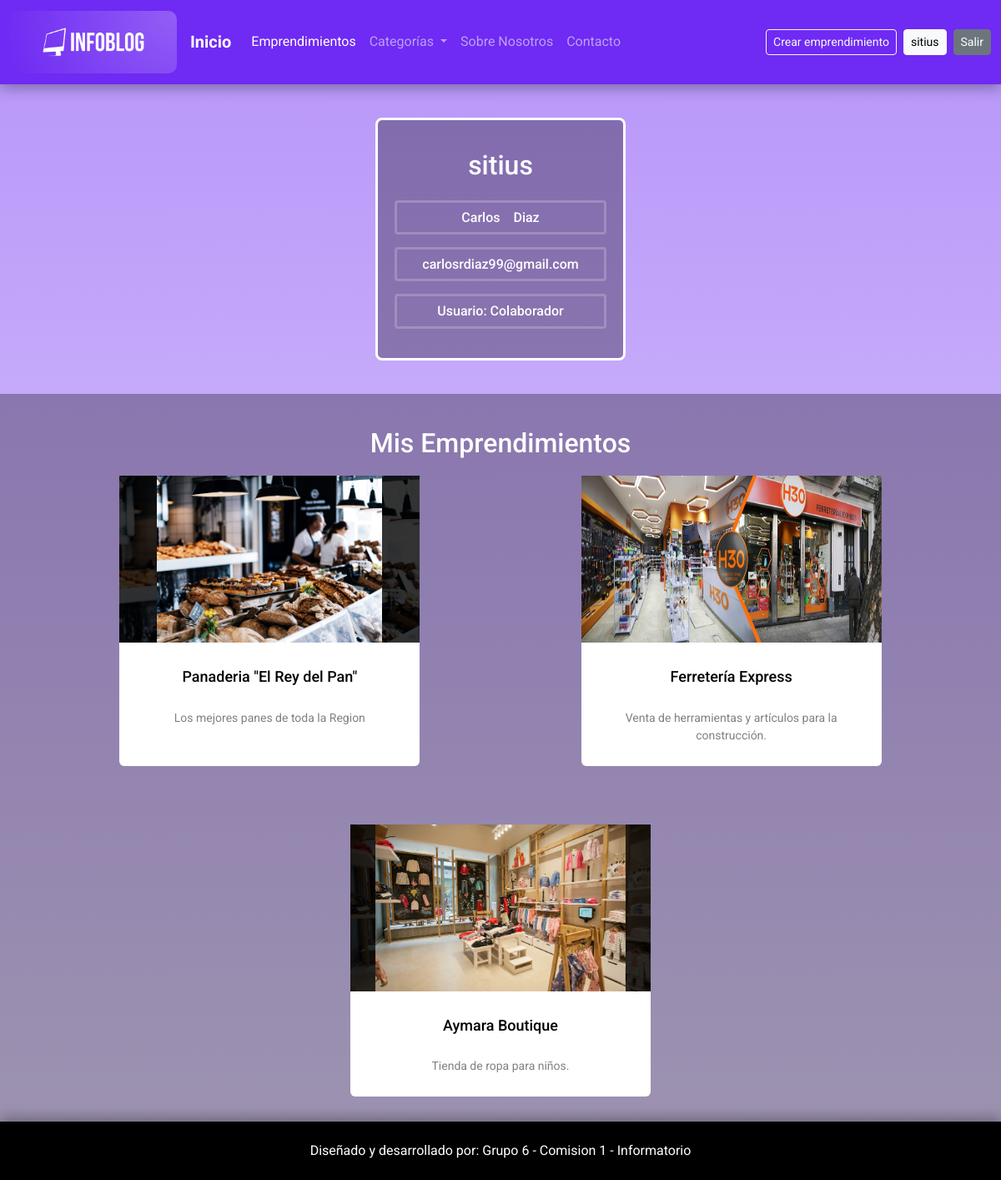
/perfil-usuario/ (signed in), run on the app's committed database.
### apps/empr/models.py (models this page shows, shortened)
class Emprendimientos(models.Model):
    creado = models.DateTimeField(
		'creado',
		auto_now_add=True
	)
    modificado = models.DateTimeField(
		'modificado',
		auto_now=True
	)
    titulo = models.CharField(max_length=80)
    resumen = models.TextField()
    contenido = models.TextField()
    autor = models.ForeignKey(User, on_delete = models.CASCADE)
    imagen = models.ImageField(upload_to= 'empr')
    categoria = models.ForeignKey(Categoria, on_delete = models.CASCADE)

### proyectoFinal/views.py (the view)
# urls.py: path('perfil-usuario/', views.Perfil_usuario, name='perfil'),
def Perfil_usuario(request):
    return render(request, 'perfil.html')

### proyectoFinal/context_processors.py (called while the page is built)
def categorias_processor(request):
    cat_context = Categoria.objects.all()
    num_categorias = len(cat_context)
    return {
        'cat_context': cat_context,
        'num_categorias': num_categorias,
    }

def emprendimientos_processor(request):
    emprendimientos = Emprendimientos.objects.all().order_by('-creado')[:10]
    num_emprendimientos = Emprendimientos.objects.count()
    return {
        'empr_context': emprendimientos,
        'num_emprendimientos': num_emprendimientos,
    }

def usuarios_processor(request):
    usuarios = User.objects.all()
    num_usuarios = len(usuarios)
    return{
        'num_usuarios': num_usuarios
    }

def emprendimientos_categorias(request):
    categorias = Categoria.objects.filter(emprendimientos__isnull=False).distinct()
    emprendimientos_por_categoria = {}
    for cat in categorias:
        emprendimientos = Emprendimientos.objects.filter(categoria=cat)
        emprendimientos_por_categoria[cat] = emprendimientos
    return {'empr_cat': emprendimientos_por_categoria}

### templates/perfil.html
{% extends 'base.html' %}
{% load static %}
{%block css%}
<link rel="stylesheet" href="{% static 'css/style_filtrar.css'%}">
{%endblock css%}
{% block contenido %}
<div class="base">
    <div class="perfil">
        <div class="tarjeta">
            <div class="esty">
                <h2>{{user.username}}</h2>
            </div>
            <div class="esty borde">
                <h6>{{user.first_name|capfirst}}</h6>
                <h6>{{user.last_name|capfirst}}</h6>
            </div>
            <div class="esty borde">
                <h6>{{user.email}}</h6>
            </div>
            <div class="esty borde">
                {% if user.is_staff%}
                <h6>Usuario: Colaborador</h6>
                {% else %}
                <h6>Usuario: Espectador</h6>
                {% endif %}
            </div>
        </div>
    </div>
    <div class="empr-cont">
        <h2 class="mis-empr">Mis Emprendimientos</h2>
        <div class="empr">
            {%if empr_context%}
                {%for emprendimimento in empr_context%}
            {%if emprendimimento.autor|lower ==  user.username|lower%}
            <div class="card" style="border: none;">
                <a href="{% url 'empr:detalle_emprendimiento' emprendimimento.pk %}">
                <div class="img-content" style="background: linear-gradient(rgba(0,0,0,0.8),rgba(0,0,0,0.8)) ,url({{emprendimimento.imagen.url}}); background-size: cover;">
                <img src="{{emprendimimento.imagen.url}}" alt="foto">
                </div>
                <div class="card-content">
                <h2 class="titulo">{{emprendimimento.titulo}}</h2>
                <p class="name">{{emprendimimento.resumen}}</p>
                </div>
            </a>
            </div>
            {%endif%}
            {%endfor%}
            {%else%}
            <h1 class="no-disponible">Aun no tienens ningún emprendimiento</h1>
            {%endif%}
        </div>
    </div>
</div>
{% endblock contenido %}

### templates/base.html (shortened to what this page needs)
{% load static %}
{% load humanize %}
<!DOCTYPE html>
<html lang="es">
    <head>
        {% block css %}
        {% endblock css %}
        <link href="https://cdn.jsdelivr.net/npm/bootstrap@5.3.0/dist/css/bootstrap.min.css" rel="stylesheet">
        <link rel="stylesheet" href="{% static 'css/style.css'%}">
    </head>
    <body>
        {% if user.is_authenticated %}
        <nav class="navbar navbar-expand-lg" data-bs-theme="dark" style="background-color: #6F2AF3;">
            <div class="container-fluid">
                <a class="navbar-brand" href="{% url 'home' %}">
                    <img src="{% static 'img/InfoBlog_Logo.png'%}" alt="Bootstrap" class="estlogo">
                </a>
                <a class="navbar-brand mb-0 h1 fw-bold" href="{% url 'home' %}" >Inicio</a>
                <div class="collapse navbar-collapse" id="navbarSupportedContent">
                    <ul class="navbar-nav me-auto mb-2 mb-lg-0">
                        <li class="nav-item">
                            <a class="nav-link active" aria-current="page" href="{% url 'empr:listar_emprendimientos' %}">Emprendimientos</a>
                        </li>
                        <li class="nav-item dropdown">
                            <a class="nav-link dropdown-toggle" href="#" role="button" data-bs-toggle="dropdown" aria-expanded="false">
                                Categorías
                            </a>
                        </li>
                        <li class="nav-item">
                            <a class="nav-link" href="{% url 'sobre_nosotros' %}">Sobre Nosotros</a>
                        </li>
                        <li class="nav-item">
                            <a class="nav-link" href="{% url 'contactos:contacto' %}">Contacto</a>
                        </li>
                    </ul>
                    <div class="d-grid gap-2 d-md-flex justify-content-md-end">
                        {%if user.is_staff%}
                        <a href="{%url 'empr:crear_empredimiento'%}" class="btn btn-outline-light btn-sm">Crear emprendimiento</a>
                        {%endif%}
                        <a href="{% url 'perfil' %}"><button type="button" class="btn btn-light btn-sm">{{ user.username }}</button></a>
                        <a href="{% url 'logout' %}"><button type="button" class="btn btn-secondary btn-sm">Salir</button></a>
                    </div>
                    {% endif %}
                </div>
            </div>
        </nav>
       {% block contenido %}
       {% endblock contenido %}
       <footer><p>Diseñado y desarrollado por: Grupo 6 - Comision 1 - Informatorio</p></footer>
    </body>
</html>

### static/css/style_filtrar.css (style rules this page uses)
.empr { margin: 10px 0px; display: flex; gap:70px; flex-wrap: wrap; justify-content:space-evenly; }
.card { display: flex; flex-direction: column; border-radius: 25px; background-color: #FFF; width: 360px; }
.img-content { display: flex; justify-content: center; width: 100%; height: 200px; }
.img-content img { max-width: 100%; max-height: 100%; }
.card-content { display: flex; flex-direction: column; align-items: center; padding: 10px 20px; }
.titulo { font-size: 18px; font-weight: 500; color: #333; padding: 20px; }
.name { font-size: 14px; color: grey; text-align: center; }
.perfil { display: flex; justify-content: center; }
.tarjeta { min-width: 300px; background: rgba(0, 0, 0, 0.3); background-size:cover; color: white; padding: 20px; border: solid; border-radius: 8px; border-color: white; margin: 40px; }
.esty { display: flex; justify-content: center; margin: 15px 0px; }
.esty h6 { margin: 8px; }
.borde { border: solid; border-radius: 4px; border-color: rgba(255, 255, 255, 0.2); }
.mis-empr { color: white; margin: 20px; text-align: center; }
.empr-cont { background: rgba(0, 0, 0, 0.3); padding: 20px; }

### static/css/style.css (style rules this page uses)
* { margin: 0; padding: 0; -webkit-box-sizing: border-box; -moz-box-sizing: border-box; box-sizing: border-box; }
body { padding: 0; margin: 0; background: linear-gradient(rgba(111,42,243,0.5), rgba(111,42,243,0.2)) ,url("../img/fondo-claro2.jpg"); background-size:cover; font-family: 'Roboto', 'Open Sans', Arial, Helvetica, Sans-serif, Verdana; }
a { text-decoration: none; }
.titulo, .autor { color: black; }
nav { box-shadow: 0 5px 15px rgba(0, 0, 0, 0.3); }
.estlogo { width: 200px; border-radius: 10px; }
footer { background: black; display: absolute; bottom: 0; width: 100%; height: 70px; text-align: center; padding: 10px; box-shadow: 0 -5px 15px rgba(0, 0, 0, 0.3); }
footer p { color: white; padding: 3px; margin-top: 10px; }
a { color: #03658c; text-decoration: none; }
ul { list-style-type: none; }

### data on the page
Emprendimientos: imagen (picture), titulo "Panaderia \"El Rey del Pan\"", resumen "Los mejores panes de toda la Region"
Emprendimientos: imagen (picture), titulo "Ferretería Express", resumen "Venta de herramientas y artículos para la construcción."
Emprendimientos: imagen (picture), titulo "Aymara Boutique", resumen "Tienda de ropa para niños."

### other printed values
{{ user.username }} "sitius"
{{ user.first_name|capfirst }} "Carlos"
{{ user.last_name|capfirst }} "Diaz"
{{ user.email }} "carlosrdiaz99@gmail.com"
